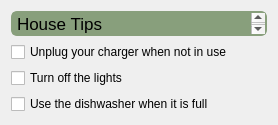
           <widget class="QFrame" name="verticalFrame">
            <layout class="QVBoxLayout" name="verticalLayout_6">
             <item>
              <widget class="QTextEdit" name="textEdit_9">
               <property name="maximumSize">
                <size>
                 <width>16777215</width>
                 <height>25</height>
                </size>
               </property>
               <property name="styleSheet">
                <string notr="true">QTextEdit{

	border: 2px solid rgb(37, 39, 48);
	border-radius: 6px;
	border-color: rgb(136, 159, 124);
	background-color: rgb(136, 159, 124);

}</string>
               </property>
               <property name="html">
                <string>&lt;!DOCTYPE HTML PUBLIC &quot;-//W3C//DTD HTML 4.0//EN&quot; &quot;http://www.w3.org/TR/REC-html40/strict.dtd&quot;&gt;
&lt;html&gt;&lt;head&gt;&lt;meta name=&quot;qrichtext&quot; content=&quot;1&quot; /&gt;&lt;meta charset=&quot;utf-8&quot; /&gt;&lt;style type=&quot;text/css&quot;&gt;
p, li { white-space: pre-wrap; }
&lt;/style&gt;&lt;/head&gt;&lt;body style=&quot; font-family:'.AppleSystemUIFont'; font-size:13pt; font-weight:400; font-style:normal;&quot;&gt;
&lt;p style=&quot; margin-top:0px; margin-bottom:0px; margin-left:0px; margin-right:0px; -qt-block-indent:0; text-indent:0px;&quot;&gt;House Tips&lt;/p&gt;
&lt;p style=&quot;-qt-paragraph-type:empty; margin-top:0px; margin-bottom:0px; margin-left:0px; margin-right:0px; -qt-block-indent:0; text-indent:0px;&quot;&gt;&lt;br /&gt;&lt;/p&gt;&lt;/body&gt;&lt;/html&gt;</string>
               </property>
              </widget>
             </item>
             <item>
              <widget class="QCheckBox" name="checkBox_11">
               <property name="text">
                <string>Unplug your charger when not in use</string>
               </property>
              </widget>
             </item>
             <item>
              <widget class="QCheckBox" name="checkBox_12">
               <property name="text">
                <string>Turn off the lights</string>
               </property>
              </widget>
             </item>
             <item>
              <widget class="QCheckBox" name="checkBox_13">
               <property name="text">
                <string>Use the dishwasher when it is full</string>
               </property>
              </widget>
             </item>
            </layout>
           </widget>
